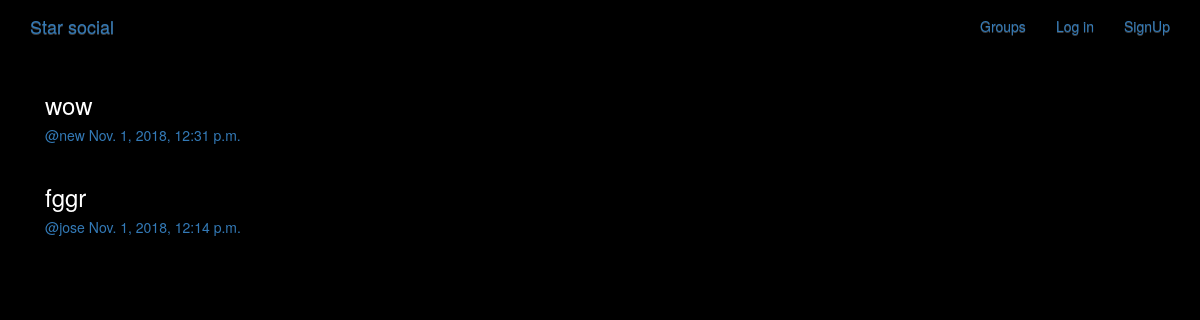
/posts/, run on the app's committed database.
### posts/models.py (models this page shows, shortened)
class Post(models.Model):
    user = models.ForeignKey(User,related_name='posts',on_delete=models.CASCADE)
    created_at = models.DateTimeField(auto_now=True)
    message = models.TextField()
    message_html = models.TextField(editable=False)
    group = models.ForeignKey(Group,related_name='posts',null=True,blank=True,on_delete=models.CASCADE)
    class Meta:
        ordering = ['-created_at']
        unique_together = ['user','message']

### posts/views.py (the view)
class PostList(SelectRelatedMixin,generic.ListView):
    model = models.Post
    select_related = ('user','group')

### posts/templates/posts/post_list.html (shortened to what this page needs)
{% extends "posts/post_base.html" %}
{% block post_content %}
<div class="col-md-8">
  {% for post in post_list %}
    {% include "posts/_post.html" %}
  {% endfor %}
</div>
{% endblock %}

### posts/templates/posts/_post.html (shortened to what this page needs)
<div class="post media">
  <h3>{{post.message_html|safe}}</h3>
  <div class="media-body">
    <h5 class='media-heading'>
      <span class='username'>
        <a href="{% url 'posts:for_user' username=post.user.username %}">@{{post.user.username}}</a>
      </span>
      <time class='time'>
        <a href="{% url 'posts:single' username=post.user.username pk=post.pk %}">
          {{post.created_at}}
        </a>
      </time>
    </h5>
  </div>
</div>

### static/css/master.css (style rules this page uses)
body { margin: 0; overflow: hidden; background-color: black; color: white; }

### data on the page
Post: message_html "wow", user.username "new", created_at "Nov. 1, 2018, 12:31 p.m."
Post: message_html "fggr", user.username "jose", created_at "Nov. 1, 2018, 12:14 p.m."
